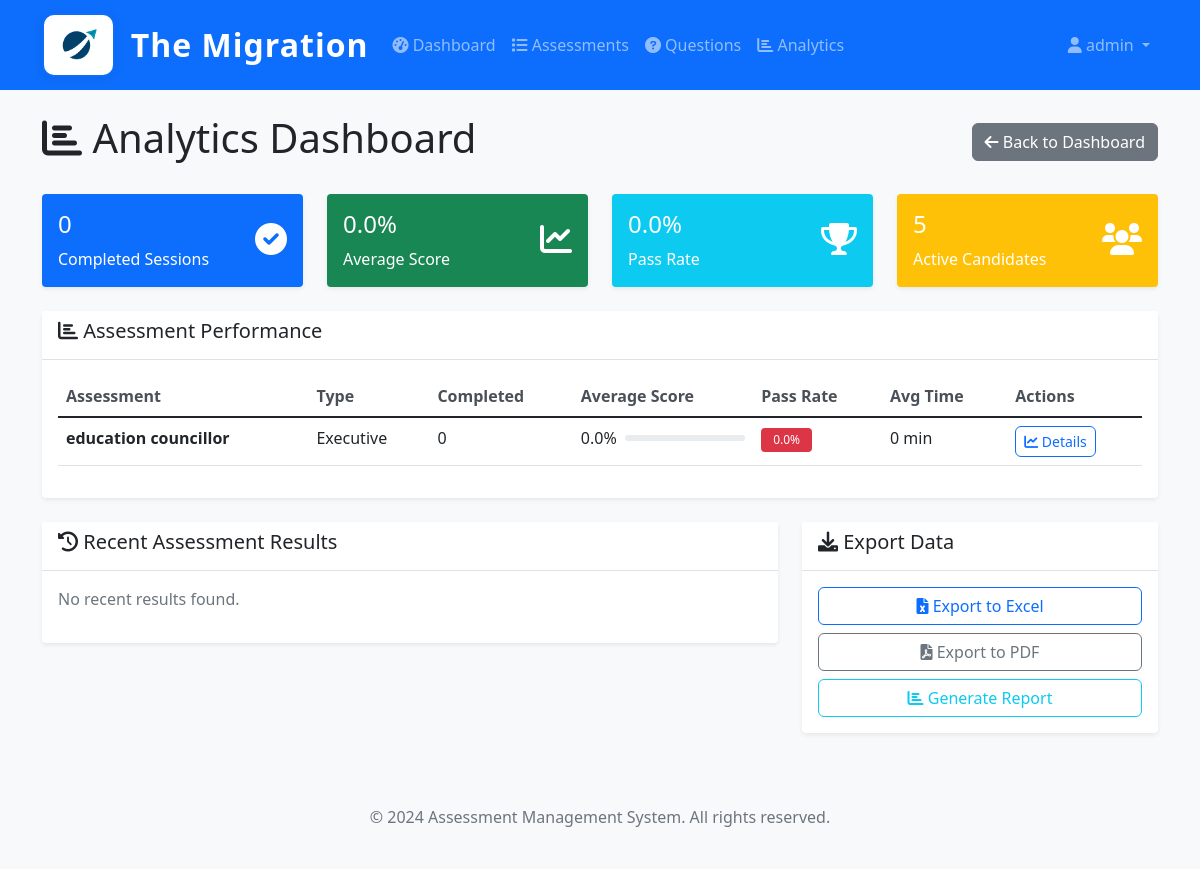
The page /assessments/admin/analytics/ (signed in) on the database its author committed.
### users/models.py (models this page shows, shortened)
class CustomUser(AbstractUser):
    ROLE_CHOICES = (
        ('admin', 'Admin'),
        ('hr_admin', 'HR Admin'),
        ('candidate', 'Candidate'),
        ('reviewer', 'Reviewer'),
    )
    role = models.CharField(max_length=20, choices=ROLE_CHOICES, default='candidate')
    phone = models.CharField(max_length=15, blank=True, null=True)
    department = models.CharField(max_length=100, blank=True, null=True)
    employee_id = models.CharField(max_length=50, blank=True, null=True)
    is_active = models.BooleanField(default=True)
    created_at = models.DateTimeField(auto_now_add=True)
    updated_at = models.DateTimeField(auto_now=True)
    class Meta:
        verbose_name = 'User'
        verbose_name_plural = 'Users'

### assessments/models.py (models this page shows, shortened)
class Designation(models.Model):
    name = models.CharField(max_length=100, unique=True)
    description = models.TextField(blank=True)
    is_active = models.BooleanField(default=True)
    created_at = models.DateTimeField(auto_now_add=True)
    updated_at = models.DateTimeField(auto_now=True)
    class Meta:
        verbose_name = 'Designation'
        verbose_name_plural = 'Designations'

class Assessment(models.Model):
    name = models.CharField(max_length=200)
    description = models.TextField(blank=True)
    assessment_type = models.ForeignKey(Designation, on_delete=models.CASCADE, related_name='assessments')
    questions = models.ManyToManyField(Question, through='AssessmentQuestion', related_name='assessments')
    time_limit_minutes = models.PositiveIntegerField(default=60)
    randomize_questions = models.BooleanField(default=True)
    pass_threshold = models.FloatField(
        validators=[MinValueValidator(0.0), MaxValueValidator(100.0)],
        help_text="Pass threshold as percentage (0-100)"
    )
    max_attempts = models.PositiveIntegerField(default=1, help_text="Maximum attempts allowed")
    allow_retake = models.BooleanField(default=True, help_text="Allow candidates to retake this assessment")
    show_results_immediately = models.BooleanField(default=True, help_text="Show results immediately after completion")
    is_active = models.BooleanField(default=True)
    instructions = models.TextField(blank=True)
    created_by = models.ForeignKey(CustomUser, on_delete=models.SET_NULL, null=True, related_name='created_assessments')
    created_at = models.DateTimeField(auto_now_add=True)
    updated_at = models.DateTimeField(auto_now=True)
    class Meta:
        verbose_name = 'Assessment'
        verbose_name_plural = 'Assessments'

### assessments/views.py (the view)
    def wrapper(request, *args, **kwargs):
        if not request.user.is_authenticated:
            return HttpResponseRedirect(reverse('admin_login'))
        if not is_authorized_admin(request.user):
            messages.error(request, 'Access denied. Only authorized administrators can access this system.')
            return HttpResponseRedirect(reverse('admin_login'))
        return view_func(request, *args, **kwargs)

### assessments/templates/assessments/analytics.html (shortened to what this page needs)
{% extends 'base.html' %}
{% block content %}
<div class="row">
    <div class="col-12">
        <div class="d-flex justify-content-between align-items-center mb-4">
            <h1><i class="fas fa-chart-bar"></i> Analytics Dashboard</h1>
            <div>
                <a href="{% url 'assessments:admin_dashboard' %}" class="btn btn-secondary">
                    <i class="fas fa-arrow-left"></i> Back to Dashboard
                </a>
            </div>
        </div>
    </div>
</div>
<div class="row mb-4">
    <div class="col-md-3">
        <div class="card bg-primary text-white">
            <div class="card-body">
                <div class="d-flex justify-content-between">
                    <div>
                        <h4 class="card-title">{{ total_completed_sessions }}</h4>
                        <p class="card-text">Completed Sessions</p>
                    </div>
                    <div class="align-self-center">
                        <i class="fas fa-check-circle fa-2x"></i>
                    </div>
                </div>
            </div>
        </div>
    </div>
    <div class="col-md-3">
        <div class="card bg-success text-white">
            <div class="card-body">
                <div class="d-flex justify-content-between">
                    <div>
                        <h4 class="card-title">{{ average_score|floatformat:1 }}%</h4>
                        <p class="card-text">Average Score</p>
                    </div>
                    <div class="align-self-center">
                        <i class="fas fa-chart-line fa-2x"></i>
                    </div>
                </div>
            </div>
        </div>
    </div>
    <div class="col-md-3">
        <div class="card bg-info text-white">
            <div class="card-body">
                <div class="d-flex justify-content-between">
                    <div>
                        <h4 class="card-title">{{ pass_rate|floatformat:1 }}%</h4>
                        <p class="card-text">Pass Rate</p>
                    </div>
                    <div class="align-self-center">
                        <i class="fas fa-trophy fa-2x"></i>
                    </div>
                </div>
            </div>
        </div>
    </div>
    <div class="col-md-3">
        <div class="card bg-warning text-white">
            <div class="card-body">
                <div class="d-flex justify-content-between">
                    <div>
                        <h4 class="card-title">{{ total_candidates }}</h4>
                        <p class="card-text">Active Candidates</p>
                    </div>
                    <div class="align-self-center">
                        <i class="fas fa-users fa-2x"></i>
                    </div>
                </div>
            </div>
        </div>
    </div>
</div>
<div class="row mb-4">
    <div class="col-12">
        <div class="card">
            <div class="card-header">
                <h5><i class="fas fa-chart-bar"></i> Assessment Performance</h5>
            </div>
            <div class="card-body">
                {% if assessment_performance %}
                    <div class="table-responsive">
                        <table class="table table-hover">
                            <thead>
                                <tr>
                                    <th>Assessment</th>
                                    <th>Type</th>
                                    <th>Completed</th>
                                    <th>Average Score</th>
                                    <th>Pass Rate</th>
                                    <th>Avg Time</th>
                                    <th>Actions</th>
                                </tr>
                            </thead>
                            <tbody>
                                {% for assessment in assessment_performance %}
                                <tr>
                                    <td>
                                        <strong>{{ assessment.name }}</strong>
                                        <br><small class="text-muted">{{ assessment.description|truncatewords:10 }}</small>
                                    </td>
                                    <td>{{ assessment.assessment_type.name }}</td>
                                    <td>{{ assessment.completed_count }}</td>
                                    <td>
                                        <div class="d-flex align-items-center">
                                            <span class="me-2">{{ assessment.avg_score|floatformat:1 }}%</span>
                                            <div class="progress flex-grow-1" style="height: 6px;">
                                            </div>
                                        </div>
                                    </td>
                                    <td>
                                        <span class="badge bg-{% if assessment.pass_rate >= 80 %}success{% elif assessment.pass_rate >= 60 %}warning{% else %}danger{% endif %}">
                                            {{ assessment.pass_rate|floatformat:1 }}%
                                        </span>
                                    </td>
                                    <td>{{ assessment.avg_time|floatformat:0 }} min</td>
                                    <td>
                                        <a href="{% url 'assessments:assessment_detail' assessment.id %}" class="btn btn-sm btn-outline-primary">
                                            <i class="fas fa-chart-line"></i> Details
                                        </a>
                                    </td>
                                </tr>
                                {% endfor %}
                            </tbody>
                        </table>
                    </div>
                {% else %}
                    <p class="text-muted">No assessment performance data available.</p>
                {% endif %}
            </div>
        </div>
    </div>
</div>
<div class="row">
    <div class="col-md-8">
        <div class="card">
            <div class="card-header">
                <h5><i class="fas fa-history"></i> Recent Assessment Results</h5>
            </div>
            <div class="card-body">
                {% if recent_results %}
                    <div class="table-responsive">
                        <table class="table table-hover">
                            <thead>
                                <tr>
                                    <th>Candidate</th>
                                    <th>Assessment</th>
                                    <th>Obtained Marks</th>
                                    <th>Total Marks</th>
                                    <th>Score</th>
                                    <th>Status</th>
                                    <th>Duration</th>
                                    <th>Completed</th>
                                </tr>
                            </thead>
                            <tbody>
                                {% for result in recent_results %}
                                <tr>
                                    <td>{{ result.user.username }}</td>
                                    <td>{{ result.assessment.name }}</td>
                                    <td>{{ result.score|default:'-' }}</td>
                                    <td>{{ result.total_points|default:'-' }}</td>
                                    <td>
                                        <span class="badge bg-{% if result.percentage_score >= 80 %}success{% elif result.percentage_score >= 60 %}warning{% else %}danger{% endif %}">
                                            {{ result.percentage_score|floatformat:1 }}%
                                        </span>
                                    </td>
                                    <td>
                                        <span class="badge bg-{% if result.passed %}success{% else %}danger{% endif %}">
                                            {% if result.passed %}Passed{% else %}Failed{% endif %}
                                        </span>
                                    </td>
                                    <td>{{ result.duration_minutes|floatformat:0 }} min</td>
                                    <td>{{ result.completed_at|date:"M d, Y H:i" }}</td>
                                </tr>
                                {% endfor %}
                            </tbody>
                        </table>
                    </div>
                {% else %}
                    <p class="text-muted">No recent results found.</p>
                {% endif %}
            </div>
        </div>
    </div>
    <div class="col-md-4">
        <div class="card mt-0">
            <div class="card-header">
                <h5><i class="fas fa-download"></i> Export Data</h5>
            </div>
            <div class="card-body">
                <div class="d-grid gap-2">
                    <a href="{% url 'assessments:export_assessment_results_excel' %}" class="btn btn-outline-primary">
                        <i class="fas fa-file-excel"></i> Export to Excel
                    </a>
                    <a href="{% url 'assessments:export_assessment_results_pdf' %}" class="btn btn-outline-secondary">
                        <i class="fas fa-file-pdf"></i> Export to PDF
                    </a>
                    <a href="{% url 'assessments:analytics_report' %}" class="btn btn-outline-info">
                        <i class="fas fa-chart-bar"></i> Generate Report
                    </a>
                </div>
            </div>
        </div>
    </div>
</div>
{% endblock %}

### templates/base.html (shortened to what this page needs)
{% load static %}
<!DOCTYPE html>
<html lang="en">
<head>
    <link href="https://cdn.jsdelivr.net/npm/bootstrap@5.1.3/dist/css/bootstrap.min.css" rel="stylesheet">
    <link href="https://cdnjs.cloudflare.com/ajax/libs/font-awesome/6.0.0/css/all.min.css" rel="stylesheet">
    <link href="{% static 'css/style.css' %}" rel="stylesheet">
</head>
<body>
    <nav class="navbar navbar-expand-lg navbar-dark bg-primary">
        <div class="container">
            <a class="navbar-brand d-flex align-items-center" href="{% url 'home' %}">
                <img src="{% static 'images/logo.png' %}" alt="The Migration Logo" style="height:64px; width:auto; margin-right:16px; background: #fff; border-radius: 12px; box-shadow: 0 2px 8px rgba(0,0,0,0.08); padding: 6px; border: 2px solid #0d6efd;">
                <span class="fs-2 fw-bold text-white" style="letter-spacing:1px;">The Migration</span>
            </a>
            <div class="collapse navbar-collapse" id="navbarNav">
                <ul class="navbar-nav me-auto">
                    {% if user.is_authenticated %}
                        {% if user.role == 'admin' %}
                            <li class="nav-item">
                                <a class="nav-link" href="{% url 'assessments:admin_dashboard' %}">
                                    <i class="fas fa-tachometer-alt"></i> Dashboard
                                </a>
                            </li>
                            <li class="nav-item">
                                <a class="nav-link" href="{% url 'assessments:assessment_list' %}">
                                    <i class="fas fa-list"></i> Assessments
                                </a>
                            </li>
                            <li class="nav-item">
                                <a class="nav-link" href="{% url 'assessments:question_list' %}">
                                    <i class="fas fa-question-circle"></i> Questions
                                </a>
                            </li>
                            <li class="nav-item">
                                <a class="nav-link" href="{% url 'assessments:analytics' %}">
                                    <i class="fas fa-chart-bar"></i> Analytics
                                </a>
                            </li>
                        {% elif user.role == 'candidate' %}
                            <li class="nav-item">
                                <a class="nav-link" href="{% url 'assessments:candidate_portal' %}">
                                    <i class="fas fa-home"></i> Portal
                                </a>
                            </li>
                        {% endif %}
                    {% endif %}
                </ul>
                <ul class="navbar-nav">
                    {% if user.is_authenticated %}
                        <li class="nav-item dropdown">
                            <a class="nav-link dropdown-toggle" href="#" id="navbarDropdown" role="button" data-bs-toggle="dropdown">
                                <i class="fas fa-user"></i> {{ user.username }}
                            </a>
                        </li>
                    {% else %}
                        <li class="nav-item">
                            <a class="nav-link" href="{% url 'users:login' %}">
                                <i class="fas fa-sign-in-alt"></i> Login
                            </a>
                        </li>
                    {% endif %}
                </ul>
            </div>
        </div>
    </nav>
    <main class="container mt-4">
        {% block content %}{% endblock %}
    </main>
    <footer class="bg-light text-center text-muted py-4 mt-5">
        <div class="container">
            <p>&copy; 2024 Assessment Management System. All rights reserved.</p>
        </div>
    </footer>
</body>
</html>

### rows shown on the page
CustomUser: username "admin"
Designation: name "education councillor", assessment_type.name "Executive", completed_count "0", avg_score "0.0", pass_rate "0.0", avg_time "0"

### other values the page prints
{{ total_completed_sessions }} "0"
{{ average_score|floatformat:1 }} "0.0"
{{ pass_rate|floatformat:1 }} "0.0"
{{ total_candidates }} "5"
